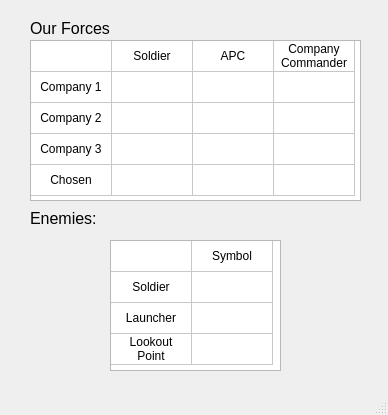
<?xml version="1.0" encoding="UTF-8"?>
<ui version="4.0">
 <class>MainWindow</class>
 <widget class="QMainWindow" name="MainWindow">
  <property name="geometry">
   <rect>
    <x>0</x>
    <y>0</y>
    <width>388</width>
    <height>415</height>
   </rect>
  </property>
  <property name="windowTitle">
   <string>MainWindow</string>
  </property>
  <widget class="QWidget" name="centralwidget">
   <widget class="QLabel" name="label">
    <property name="geometry">
     <rect>
      <x>30</x>
      <y>20</y>
      <width>81</width>
      <height>16</height>
     </rect>
    </property>
    <property name="font">
     <font>
      <pointsize>12</pointsize>
     </font>
    </property>
    <property name="text">
     <string>Our Forces:</string>
    </property>
   </widget>
   <widget class="QLabel" name="label_2">
    <property name="geometry">
     <rect>
      <x>30</x>
      <y>210</y>
      <width>81</width>
      <height>16</height>
     </rect>
    </property>
    <property name="font">
     <font>
      <pointsize>12</pointsize>
     </font>
    </property>
    <property name="text">
     <string>Enemies:</string>
    </property>
   </widget>
   <widget class="QTableWidget" name="enemies_table">
    <property name="geometry">
     <rect>
      <x>110</x>
      <y>240</y>
      <width>171</width>
      <height>131</height>
     </rect>
    </property>
    <property name="autoFillBackground">
     <bool>false</bool>
    </property>
    <property name="showGrid">
     <bool>true</bool>
    </property>
    <property name="wordWrap">
     <bool>true</bool>
    </property>
    <property name="cornerButtonEnabled">
     <bool>true</bool>
    </property>
    <property name="rowCount">
     <number>4</number>
    </property>
    <property name="columnCount">
     <number>2</number>
    </property>
    <attribute name="horizontalHeaderVisible">
     <bool>false</bool>
    </attribute>
    <attribute name="horizontalHeaderCascadingSectionResizes">
     <bool>true</bool>
    </attribute>
    <attribute name="horizontalHeaderDefaultSectionSize">
     <number>81</number>
    </attribute>
    <attribute name="horizontalHeaderHighlightSections">
     <bool>true</bool>
    </attribute>
    <attribute name="horizontalHeaderMinimumSectionSize">
     <number>27</number>
    </attribute>
    <attribute name="verticalHeaderVisible">
     <bool>false</bool>
    </attribute>
    <attribute name="verticalHeaderCascadingSectionResizes">
     <bool>false</bool>
    </attribute>
    <attribute name="verticalHeaderDefaultSectionSize">
     <number>31</number>
    </attribute>
    <attribute name="verticalHeaderMinimumSectionSize">
     <number>30</number>
    </attribute>
    <row/>
    <row/>
    <row/>
    <row/>
    <column/>
    <column/>
    <item row="0" column="1">
     <property name="text">
      <string>Symbol</string>
     </property>
     <property name="textAlignment">
      <set>AlignCenter</set>
     </property>
    </item>
    <item row="1" column="0">
     <property name="text">
      <string>Soldier</string>
     </property>
     <property name="textAlignment">
      <set>AlignCenter</set>
     </property>
    </item>
    <item row="1" column="1">
     <property name="text">
      <string/>
     </property>
     <property name="font">
      <font>
       <pointsize>8</pointsize>
      </font>
     </property>
     <property name="textAlignment">
      <set>AlignCenter</set>
     </property>
    </item>
    <item row="2" column="0">
     <property name="text">
      <string>Launcher</string>
     </property>
     <property name="textAlignment">
      <set>AlignCenter</set>
     </property>
    </item>
    <item row="3" column="0">
     <property name="text">
      <string>Lookout Point</string>
     </property>
     <property name="textAlignment">
      <set>AlignCenter</set>
     </property>
    </item>
   </widget>
   <widget class="QTableWidget" name="tableWidget">
    <property name="geometry">
     <rect>
      <x>30</x>
      <y>40</y>
      <width>331</width>
      <height>161</height>
     </rect>
    </property>
    <property name="autoFillBackground">
     <bool>false</bool>
    </property>
    <property name="showGrid">
     <bool>true</bool>
    </property>
    <property name="wordWrap">
     <bool>true</bool>
    </property>
    <property name="cornerButtonEnabled">
     <bool>true</bool>
    </property>
    <property name="rowCount">
     <number>5</number>
    </property>
    <property name="columnCount">
     <number>4</number>
    </property>
    <attribute name="horizontalHeaderVisible">
     <bool>false</bool>
    </attribute>
    <attribute name="horizontalHeaderCascadingSectionResizes">
     <bool>true</bool>
    </attribute>
    <attribute name="horizontalHeaderDefaultSectionSize">
     <number>81</number>
    </attribute>
    <attribute name="horizontalHeaderHighlightSections">
     <bool>true</bool>
    </attribute>
    <attribute name="horizontalHeaderMinimumSectionSize">
     <number>27</number>
    </attribute>
    <attribute name="verticalHeaderVisible">
     <bool>false</bool>
    </attribute>
    <attribute name="verticalHeaderCascadingSectionResizes">
     <bool>false</bool>
    </attribute>
    <attribute name="verticalHeaderDefaultSectionSize">
     <number>31</number>
    </attribute>
    <attribute name="verticalHeaderMinimumSectionSize">
     <number>30</number>
    </attribute>
    <row/>
    <row/>
    <row/>
    <row/>
    <row/>
    <column/>
    <column/>
    <column/>
    <column/>
    <item row="0" column="1">
     <property name="text">
      <string>Soldier</string>
     </property>
     <property name="textAlignment">
      <set>AlignCenter</set>
     </property>
    </item>
    <item row="0" column="2">
     <property name="text">
      <string>APC</string>
     </property>
     <property name="textAlignment">
      <set>AlignCenter</set>
     </property>
    </item>
    <item row="0" column="3">
     <property name="text">
      <string>Company Commander</string>
     </property>
     <property name="textAlignment">
      <set>AlignCenter</set>
     </property>
    </item>
    <item row="1" column="0">
     <property name="text">
      <string>Company 1</string>
     </property>
     <property name="textAlignment">
      <set>AlignCenter</set>
     </property>
    </item>
    <item row="1" column="1">
     <property name="text">
      <string/>
     </property>
     <property name="font">
      <font>
       <pointsize>8</pointsize>
      </font>
     </property>
     <property name="textAlignment">
      <set>AlignCenter</set>
     </property>
    </item>
    <item row="2" column="0">
     <property name="text">
      <string>Company 2</string>
     </property>
     <property name="textAlignment">
      <set>AlignCenter</set>
     </property>
    </item>
    <item row="3" column="0">
     <property name="text">
      <string>Company 3</string>
     </property>
     <property name="textAlignment">
      <set>AlignCenter</set>
     </property>
    </item>
    <item row="4" column="0">
     <property name="text">
      <string>Chosen</string>
     </property>
     <property name="textAlignment">
      <set>AlignCenter</set>
     </property>
    </item>
   </widget>
  </widget>
  <widget class="QMenuBar" name="menubar">
   <property name="geometry">
    <rect>
     <x>0</x>
     <y>0</y>
     <width>388</width>
     <height>18</height>
    </rect>
   </property>
  </widget>
  <widget class="QStatusBar" name="statusbar"/>
 </widget>
 <resources/>
 <connections/>
</ui>
